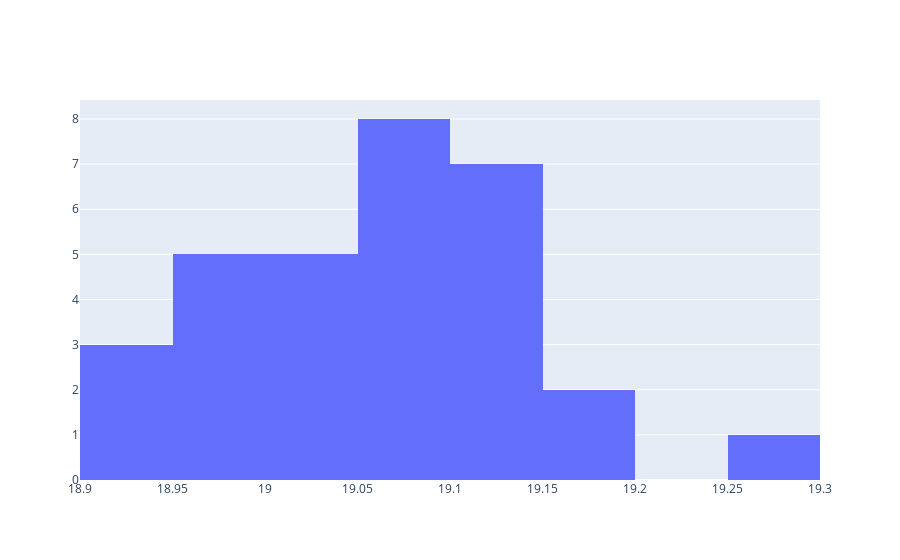

Source (notebook cell):
### Code cell
iplot(Figure(data=Histogram(x=df['boxcos'])))

### Figure 1 — Plotly figure (JSON) as saved in the notebook; plotly's stock layout.template omitted (floating-point values rounded to 4 significant figures)
{"data": [{"type": "histogram", "x": [19.01, 18.96, 19.12, 19.03, 19.04, 19.01, 19.16, 19.1, 19.0, 19.05, 19.09, 19.26, 19.05, 19.0, 19.08, 19.09, 19.09, 19.06, 18.97, 18.91, 18.92, 18.92, 18.97, 19.12, 19.11, 19.0, 19.14, 19.1, 19.06, 19.15, 19.17]}], "layout": {"autosize": true, "xaxis": {"autorange": true, "range": [18.9, 19.3], "type": "linear"}, "yaxis": {"autorange": true, "range": [0, 8.421]}}}
